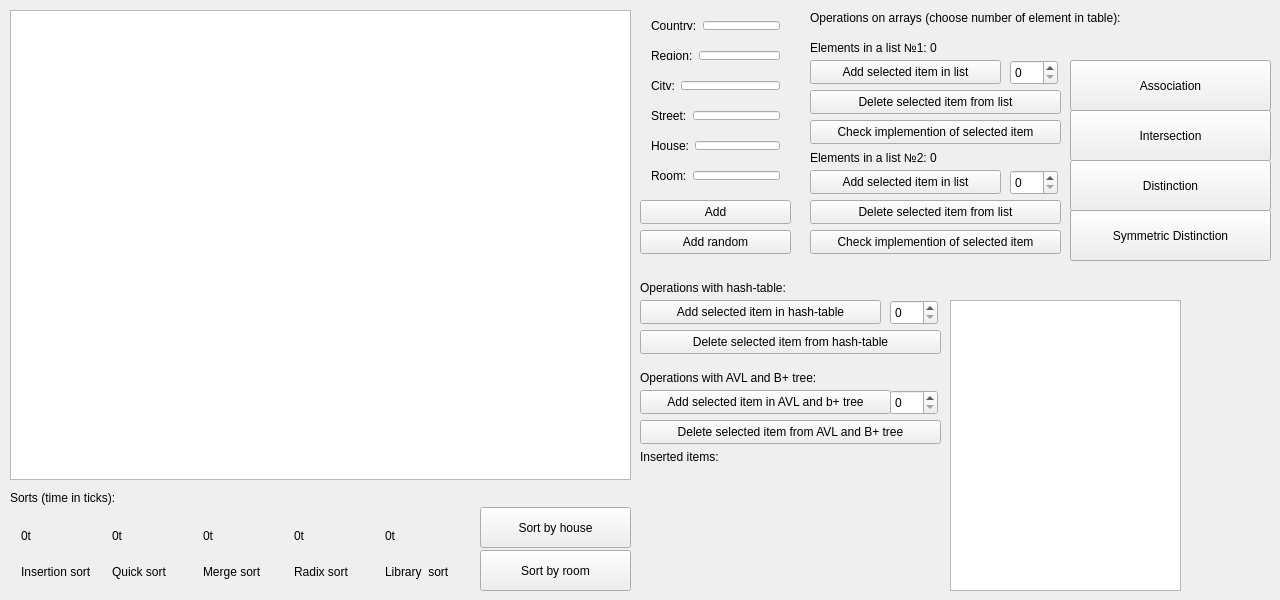
<?xml version="1.0" encoding="UTF-8"?>
<ui version="4.0">
 <class>MainWindow</class>
 <widget class="QMainWindow" name="MainWindow">
  <property name="geometry">
   <rect>
    <x>0</x>
    <y>0</y>
    <width>1280</width>
    <height>600</height>
   </rect>
  </property>
  <property name="windowTitle">
   <string>MainWindow</string>
  </property>
  <widget class="QWidget" name="centralWidget">
   <widget class="QTableWidget" name="tableWidget">
    <property name="geometry">
     <rect>
      <x>10</x>
      <y>10</y>
      <width>621</width>
      <height>470</height>
     </rect>
    </property>
   </widget>
   <widget class="QPushButton" name="pushButton">
    <property name="geometry">
     <rect>
      <x>640</x>
      <y>230</y>
      <width>151</width>
      <height>24</height>
     </rect>
    </property>
    <property name="text">
     <string>Add random</string>
    </property>
   </widget>
   <widget class="QWidget" name="horizontalLayoutWidget">
    <property name="geometry">
     <rect>
      <x>640</x>
      <y>10</y>
      <width>151</width>
      <height>31</height>
     </rect>
    </property>
    <layout class="QHBoxLayout" name="horizontalLayout">
     <item>
      <widget class="QLabel" name="label">
       <property name="text">
        <string>Country:</string>
       </property>
      </widget>
     </item>
     <item>
      <widget class="QLineEdit" name="lineEdit">
       <property name="text">
        <string/>
       </property>
      </widget>
     </item>
    </layout>
   </widget>
   <widget class="QWidget" name="horizontalLayoutWidget_2">
    <property name="geometry">
     <rect>
      <x>640</x>
      <y>40</y>
      <width>151</width>
      <height>31</height>
     </rect>
    </property>
    <layout class="QHBoxLayout" name="horizontalLayout_2">
     <item>
      <widget class="QLabel" name="label_2">
       <property name="text">
        <string>Region:</string>
       </property>
      </widget>
     </item>
     <item>
      <widget class="QLineEdit" name="lineEdit_2">
       <property name="text">
        <string/>
       </property>
      </widget>
     </item>
    </layout>
   </widget>
   <widget class="QWidget" name="horizontalLayoutWidget_3">
    <property name="geometry">
     <rect>
      <x>640</x>
      <y>70</y>
      <width>151</width>
      <height>31</height>
     </rect>
    </property>
    <layout class="QHBoxLayout" name="horizontalLayout_3">
     <item>
      <widget class="QLabel" name="label_3">
       <property name="text">
        <string>City:</string>
       </property>
      </widget>
     </item>
     <item>
      <widget class="QLineEdit" name="lineEdit_3">
       <property name="text">
        <string/>
       </property>
      </widget>
     </item>
    </layout>
   </widget>
   <widget class="QWidget" name="horizontalLayoutWidget_4">
    <property name="geometry">
     <rect>
      <x>640</x>
      <y>100</y>
      <width>151</width>
      <height>31</height>
     </rect>
    </property>
    <layout class="QHBoxLayout" name="horizontalLayout_4">
     <item>
      <widget class="QLabel" name="label_4">
       <property name="text">
        <string>Street:</string>
       </property>
      </widget>
     </item>
     <item>
      <widget class="QLineEdit" name="lineEdit_4">
       <property name="text">
        <string/>
       </property>
      </widget>
     </item>
    </layout>
   </widget>
   <widget class="QWidget" name="horizontalLayoutWidget_5">
    <property name="geometry">
     <rect>
      <x>640</x>
      <y>130</y>
      <width>151</width>
      <height>31</height>
     </rect>
    </property>
    <layout class="QHBoxLayout" name="horizontalLayout_5">
     <item>
      <widget class="QLabel" name="label_5">
       <property name="text">
        <string>House:</string>
       </property>
      </widget>
     </item>
     <item>
      <widget class="QLineEdit" name="lineEdit_5">
       <property name="text">
        <string/>
       </property>
      </widget>
     </item>
    </layout>
   </widget>
   <widget class="QWidget" name="horizontalLayoutWidget_6">
    <property name="geometry">
     <rect>
      <x>640</x>
      <y>160</y>
      <width>151</width>
      <height>31</height>
     </rect>
    </property>
    <layout class="QHBoxLayout" name="horizontalLayout_6">
     <item>
      <widget class="QLabel" name="label_6">
       <property name="text">
        <string>Room:</string>
       </property>
      </widget>
     </item>
     <item>
      <widget class="QLineEdit" name="lineEdit_6">
       <property name="text">
        <string/>
       </property>
      </widget>
     </item>
    </layout>
   </widget>
   <widget class="QPushButton" name="pushButton_2">
    <property name="geometry">
     <rect>
      <x>640</x>
      <y>200</y>
      <width>151</width>
      <height>24</height>
     </rect>
    </property>
    <property name="text">
     <string>Add</string>
    </property>
   </widget>
   <widget class="QLabel" name="label_7">
    <property name="geometry">
     <rect>
      <x>10</x>
      <y>490</y>
      <width>131</width>
      <height>16</height>
     </rect>
    </property>
    <property name="text">
     <string>Sorts (time in ticks):</string>
    </property>
   </widget>
   <widget class="QWidget" name="horizontalLayoutWidget_7">
    <property name="geometry">
     <rect>
      <x>10</x>
      <y>510</y>
      <width>471</width>
      <height>88</height>
     </rect>
    </property>
    <layout class="QHBoxLayout" name="horizontalLayout_7">
     <item>
      <layout class="QVBoxLayout" name="verticalLayout">
       <item>
        <widget class="QLabel" name="time_1">
         <property name="styleSheet">
          <string notr="true">text-align:center;</string>
         </property>
         <property name="text">
          <string>0t</string>
         </property>
        </widget>
       </item>
       <item>
        <widget class="QLabel" name="label_8">
         <property name="text">
          <string>Insertion sort</string>
         </property>
        </widget>
       </item>
      </layout>
     </item>
     <item>
      <layout class="QVBoxLayout" name="verticalLayout_2">
       <item>
        <widget class="QLabel" name="time_2">
         <property name="text">
          <string>0t</string>
         </property>
        </widget>
       </item>
       <item>
        <widget class="QLabel" name="label_9">
         <property name="text">
          <string>Quick sort</string>
         </property>
        </widget>
       </item>
      </layout>
     </item>
     <item>
      <layout class="QVBoxLayout" name="verticalLayout_3">
       <item>
        <widget class="QLabel" name="time_3">
         <property name="styleSheet">
          <string notr="true">text-align: center;</string>
         </property>
         <property name="text">
          <string>0t</string>
         </property>
        </widget>
       </item>
       <item>
        <widget class="QLabel" name="label_10">
         <property name="styleSheet">
          <string notr="true">text-align: center;</string>
         </property>
         <property name="text">
          <string>Merge sort</string>
         </property>
        </widget>
       </item>
      </layout>
     </item>
     <item>
      <layout class="QVBoxLayout" name="verticalLayout_4">
       <item>
        <widget class="QLabel" name="time_4">
         <property name="text">
          <string>0t</string>
         </property>
        </widget>
       </item>
       <item>
        <widget class="QLabel" name="label_11">
         <property name="text">
          <string>Radix sort</string>
         </property>
        </widget>
       </item>
      </layout>
     </item>
     <item>
      <layout class="QVBoxLayout" name="verticalLayout_5">
       <item>
        <widget class="QLabel" name="time_5">
         <property name="text">
          <string>0t</string>
         </property>
        </widget>
       </item>
       <item>
        <widget class="QLabel" name="label_12">
         <property name="text">
          <string>Library  sort</string>
         </property>
        </widget>
       </item>
      </layout>
     </item>
    </layout>
   </widget>
   <widget class="QPushButton" name="pushButton_4">
    <property name="geometry">
     <rect>
      <x>480</x>
      <y>507</y>
      <width>151</width>
      <height>41</height>
     </rect>
    </property>
    <property name="text">
     <string>Sort by house</string>
    </property>
   </widget>
   <widget class="QPushButton" name="pushButton_room">
    <property name="geometry">
     <rect>
      <x>480</x>
      <y>550</y>
      <width>151</width>
      <height>41</height>
     </rect>
    </property>
    <property name="text">
     <string>Sort by room</string>
    </property>
   </widget>
   <widget class="QLabel" name="label_13">
    <property name="geometry">
     <rect>
      <x>810</x>
      <y>10</y>
      <width>461</width>
      <height>16</height>
     </rect>
    </property>
    <property name="text">
     <string>Operations on arrays (choose number of element in table):</string>
    </property>
   </widget>
   <widget class="QPushButton" name="pushButton_3">
    <property name="geometry">
     <rect>
      <x>810</x>
      <y>60</y>
      <width>191</width>
      <height>24</height>
     </rect>
    </property>
    <property name="text">
     <string>Add selected item in list</string>
    </property>
   </widget>
   <widget class="QPushButton" name="pushButton_5">
    <property name="geometry">
     <rect>
      <x>810</x>
      <y>90</y>
      <width>251</width>
      <height>24</height>
     </rect>
    </property>
    <property name="text">
     <string>Delete selected item from list</string>
    </property>
   </widget>
   <widget class="QLabel" name="label_14">
    <property name="geometry">
     <rect>
      <x>810</x>
      <y>40</y>
      <width>251</width>
      <height>16</height>
     </rect>
    </property>
    <property name="text">
     <string>Elements in a list №1: 0</string>
    </property>
   </widget>
   <widget class="QPushButton" name="pushButton_6">
    <property name="geometry">
     <rect>
      <x>810</x>
      <y>120</y>
      <width>251</width>
      <height>24</height>
     </rect>
    </property>
    <property name="text">
     <string>Check implemention of selected item</string>
    </property>
   </widget>
   <widget class="QPushButton" name="pushButton_7">
    <property name="geometry">
     <rect>
      <x>810</x>
      <y>170</y>
      <width>191</width>
      <height>24</height>
     </rect>
    </property>
    <property name="text">
     <string>Add selected item in list</string>
    </property>
   </widget>
   <widget class="QPushButton" name="pushButton_8">
    <property name="geometry">
     <rect>
      <x>810</x>
      <y>230</y>
      <width>251</width>
      <height>24</height>
     </rect>
    </property>
    <property name="text">
     <string>Check implemention of selected item</string>
    </property>
   </widget>
   <widget class="QLabel" name="label_15">
    <property name="geometry">
     <rect>
      <x>810</x>
      <y>150</y>
      <width>251</width>
      <height>16</height>
     </rect>
    </property>
    <property name="text">
     <string>Elements in a list №2: 0</string>
    </property>
   </widget>
   <widget class="QPushButton" name="pushButton_9">
    <property name="geometry">
     <rect>
      <x>810</x>
      <y>200</y>
      <width>251</width>
      <height>24</height>
     </rect>
    </property>
    <property name="text">
     <string>Delete selected item from list</string>
    </property>
   </widget>
   <widget class="QSpinBox" name="spinBox">
    <property name="geometry">
     <rect>
      <x>1010</x>
      <y>60</y>
      <width>48</width>
      <height>25</height>
     </rect>
    </property>
   </widget>
   <widget class="QSpinBox" name="spinBox_2">
    <property name="geometry">
     <rect>
      <x>1010</x>
      <y>170</y>
      <width>48</width>
      <height>25</height>
     </rect>
    </property>
   </widget>
   <widget class="QPushButton" name="pushButton_10">
    <property name="geometry">
     <rect>
      <x>1070</x>
      <y>60</y>
      <width>201</width>
      <height>51</height>
     </rect>
    </property>
    <property name="text">
     <string>Association</string>
    </property>
   </widget>
   <widget class="QPushButton" name="pushButton_11">
    <property name="geometry">
     <rect>
      <x>1070</x>
      <y>110</y>
      <width>201</width>
      <height>51</height>
     </rect>
    </property>
    <property name="text">
     <string>Intersection</string>
    </property>
   </widget>
   <widget class="QPushButton" name="pushButton_12">
    <property name="geometry">
     <rect>
      <x>1070</x>
      <y>160</y>
      <width>201</width>
      <height>51</height>
     </rect>
    </property>
    <property name="text">
     <string>Distinction</string>
    </property>
   </widget>
   <widget class="QPushButton" name="pushButton_13">
    <property name="geometry">
     <rect>
      <x>1070</x>
      <y>210</y>
      <width>201</width>
      <height>51</height>
     </rect>
    </property>
    <property name="text">
     <string>Symmetric Distinction</string>
    </property>
   </widget>
   <widget class="QLabel" name="label_16">
    <property name="geometry">
     <rect>
      <x>640</x>
      <y>280</y>
      <width>461</width>
      <height>16</height>
     </rect>
    </property>
    <property name="text">
     <string>Operations with hash-table:</string>
    </property>
   </widget>
   <widget class="QSpinBox" name="spinBox_3">
    <property name="geometry">
     <rect>
      <x>890</x>
      <y>300</y>
      <width>48</width>
      <height>25</height>
     </rect>
    </property>
   </widget>
   <widget class="QPushButton" name="pushButton_14">
    <property name="geometry">
     <rect>
      <x>640</x>
      <y>300</y>
      <width>241</width>
      <height>24</height>
     </rect>
    </property>
    <property name="text">
     <string>Add selected item in hash-table</string>
    </property>
   </widget>
   <widget class="QTableWidget" name="tableWidget_2">
    <property name="geometry">
     <rect>
      <x>950</x>
      <y>300</y>
      <width>231</width>
      <height>291</height>
     </rect>
    </property>
   </widget>
   <widget class="QPushButton" name="pushButton_15">
    <property name="geometry">
     <rect>
      <x>640</x>
      <y>330</y>
      <width>301</width>
      <height>24</height>
     </rect>
    </property>
    <property name="text">
     <string>Delete selected item from hash-table</string>
    </property>
   </widget>
   <widget class="QLabel" name="label_17">
    <property name="geometry">
     <rect>
      <x>640</x>
      <y>370</y>
      <width>291</width>
      <height>16</height>
     </rect>
    </property>
    <property name="text">
     <string>Operations with AVL and B+ tree:</string>
    </property>
   </widget>
   <widget class="QPushButton" name="pushButton_16">
    <property name="geometry">
     <rect>
      <x>640</x>
      <y>420</y>
      <width>301</width>
      <height>24</height>
     </rect>
    </property>
    <property name="text">
     <string>Delete selected item from AVL and B+ tree</string>
    </property>
   </widget>
   <widget class="QSpinBox" name="spinBox_4">
    <property name="geometry">
     <rect>
      <x>890</x>
      <y>390</y>
      <width>48</width>
      <height>25</height>
     </rect>
    </property>
   </widget>
   <widget class="QPushButton" name="pushButton_17">
    <property name="geometry">
     <rect>
      <x>640</x>
      <y>390</y>
      <width>251</width>
      <height>24</height>
     </rect>
    </property>
    <property name="text">
     <string>Add selected item in AVL and b+ tree</string>
    </property>
   </widget>
   <widget class="QLabel" name="label_18">
    <property name="geometry">
     <rect>
      <x>640</x>
      <y>450</y>
      <width>301</width>
      <height>131</height>
     </rect>
    </property>
    <property name="text">
     <string>Inserted items:</string>
    </property>
    <property name="alignment">
     <set>Qt::AlignLeading|Qt::AlignLeft|Qt::AlignTop</set>
    </property>
   </widget>
  </widget>
 </widget>
 <layoutdefault spacing="6" margin="11"/>
 <resources/>
 <connections/>
</ui>
